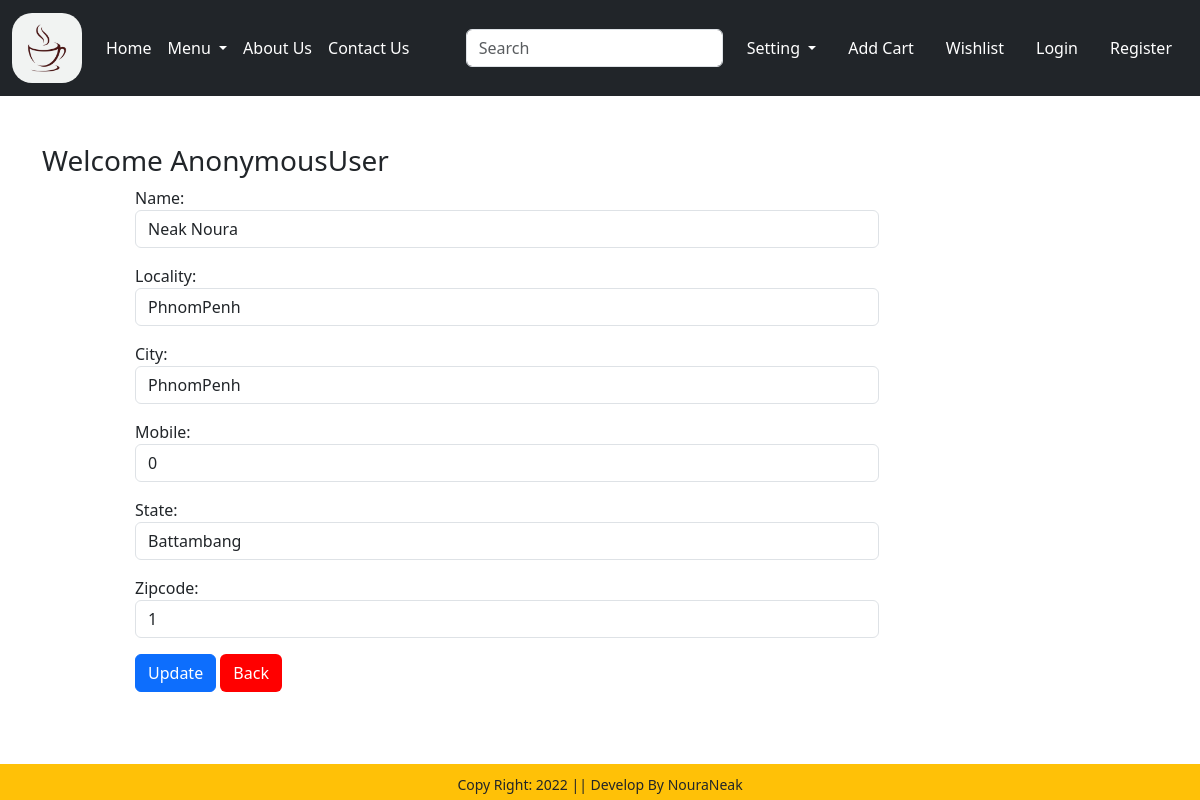
/updateAddress/4, run on the app's committed database.
### app/models.py (models this page shows, shortened)
class Customer(models.Model):
    user = models.OneToOneField(User, on_delete=models.CASCADE)
    name = models.CharField(max_length=200)
    locality = models.CharField(max_length=200)
    city = models.CharField(max_length=50)
    mobile = models.IntegerField(default=0)
    zipcode = models.IntegerField(null=True, blank=True)
    state = models.CharField(choices=STATE_CHOICES, max_length=100)

### app/views.py (the view, shortened to what this page needs)
# urls.py: path('updateAddress/<int:pk>',views.updateAddress.as_view(),name='updateAddress'),
class updateAddress(View):
    def get(self, request, pk):
        add = Customer.objects.get(pk=pk)
        form = CustomerProfileForm(instance=add)
        return render(request, 'app/updateAddress.html', {'form': form, 'add': add})

### app/forms.py
class CustomerProfileForm(forms.ModelForm):
    class Meta:
        model = Customer
        fields=['name','locality','city','mobile','state','zipcode']
        widgets = {
            'name':forms.TextInput(attrs={'class':'form-control'}),
            'locality':forms.TextInput(attrs={'class':'form-control'}),
            'city':forms.TextInput(attrs={'class':'form-control'}),
            'mobile':forms.TextInput(attrs={'class':'form-control'}),
            'state':forms.TextInput(attrs={'class':'form-control'}),
            'zipcode':forms.TextInput(attrs={'class':'form-control'}),
        }

### app/templates/app/updateAddress.html (shortened to what this page needs)
{% extends 'app/base.html' %}
{% load static %}
{% block main-content %}
<div class="container">
    <div class="row accordion-collapse">
        <div class="container my-5">
            <div class="row">
                <h3>Welcome <span class="text-capitalize">{{ request.user }}</span></h3>
            </div>
            <div class="col-sm-8 offset-sm-1">
                <form action="" method="post" novalidate>
                    {% for fm in form %}
                    <div class="mb-3">
                        {{ fm.label_tag }}
                        {{ fm }}
                    </div>
                    {% endfor %}
                    <div class="col-12 mt-3">
                        <button type="submit" class="btn btn-primary">Update</button>
                        <a href="{% url 'address' %}" class="btn" style="background-color: red; color: white;">Back</a>
                    </div>
                </form>
            </div>
        </div>
    </div>
</div>
{% endblock main-content %}

### data on the page
Customer: form "Neak Noura" "PhnomPenh" "PhnomPenh" "0" "Battambang" "1"

### other printed values
{{ request.user }} "AnonymousUser"
{{ fm.label_tag }} "Name:" "Locality:" "City:" "Mobile:" "State:" "Zipcode:"
